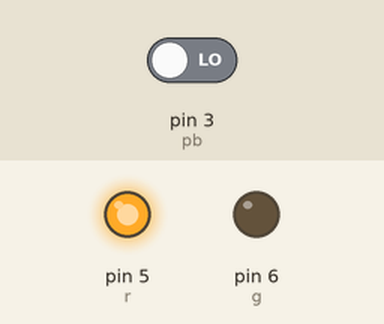
Bench run of a sketch on a simulated Arduino Uno, built with avr-gcc and run on an emulated ATmega328P. On the bench: output pins drawn as LEDs (lit = HIGH). The inputs (shaded band) are chosen by the test bench; at power-on: pin 3 (pb) LOW.

Above: at 1.2 s.
1.3 s: pin 3 (pb) driven HIGH
At 2.6 s:
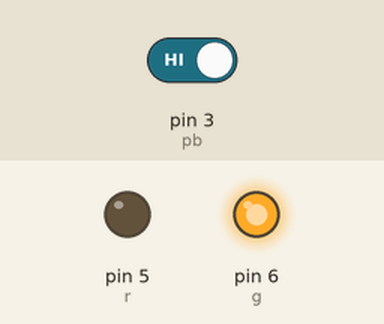
Timing chart, 0 to 4.3 s (numbered marks = the images above; inputs shaded):
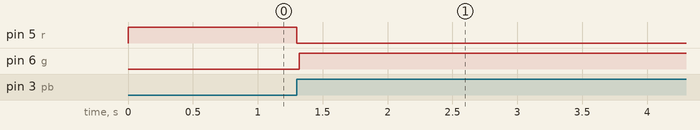

The sketch:

Smart_Pedestrian_Crossing_Syst.ino
```cpp
// C++ code
//
int r=5;
int g=6;
int pb=3;
void setup()
{
  pinMode(r, OUTPUT);
  pinMode(g, OUTPUT);
  pinMode(pb, INPUT);
}

void loop(){
  digitalWrite(r,HIGH);
  int sig=digitalRead(pb);
  if(sig==HIGH){
    digitalWrite(r,LOW);
    delay(20);
    digitalWrite(g,HIGH);
    delay(15000);
    digitalWrite(g,LOW);
    digitalWrite(r,HIGH);
  }
  delay(20);
}
```

Measured:
- after the input at 1.3 s, pin 5 (r): HIGH → LOW at once; pin 6 (g): LOW → HIGH at once
